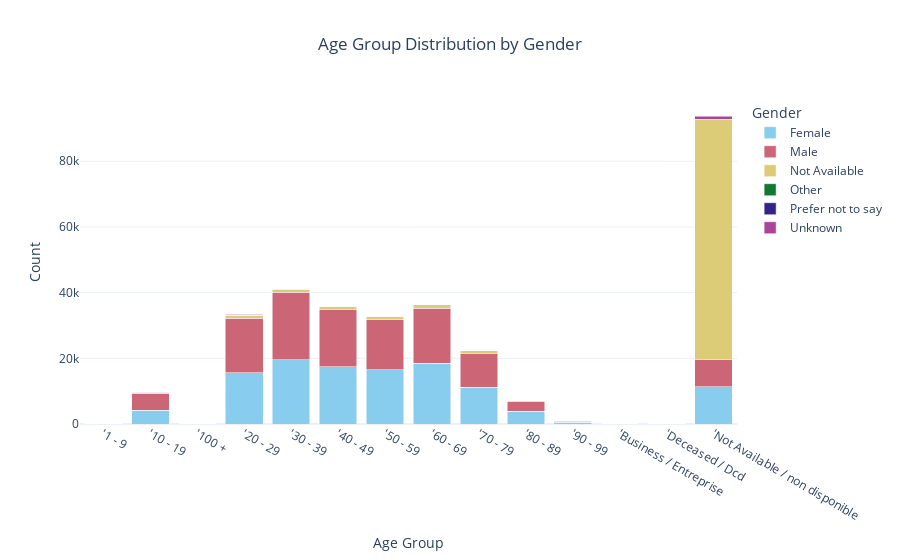

Notebook source saved alongside this figure:
### Code cell
# 5. Age Group vs Gender Distribution (Stacked Bar Chart)
age_gender_dist = pd.crosstab(df["Victim Age Range / Tranche d'ge des victimes"], df['Gender'])

fig5 = px.bar(age_gender_dist,
             title='Age Group Distribution by Gender',
             template='plotly_white',
             barmode='stack',
             color_discrete_sequence=px.colors.qualitative.Safe)

fig5.update_layout(
    title_x=0.5,
    xaxis_title='Age Group',
    yaxis_title='Count',
    showlegend=True,
    legend_title='Gender',
    plot_bgcolor='white'
)

fig5.show()

### Figure 1 — Plotly figure (JSON) as saved in the notebook; plotly's stock layout.template omitted (floating-point values rounded to 4 significant figures)
{"data": [{"hovertemplate": "Gender=Female<br>Victim Age Range / Tranche d'ge des victimes=%{x}<br>value=%{y}<extra></extra>", "legendgroup": "Female", "marker": {"color": "rgb(136, 204, 238)", "pattern": {"shape": ""}}, "name": "Female", "orientation": "v", "showlegend": true, "textposition": "auto", "type": "bar", "x": ["'1 - 9", "'10 - 19", "'100 +", "'20 - 29", "'30 - 39", "'40 - 49", "'50 - 59", "'60 - 69", "'70 - 79", "'80 - 89", "'90 - 99", "'Business / Entreprise", "'Deceased / Dcd", "'Not Available / non disponible"], "xaxis": "x", "y": [79, 4152, 23, 15679, 19505, 17372, 16529, 18510, 11259, 3822, 552, 4, 43, 11337], "yaxis": "y"}, {"hovertemplate": "Gender=Male<br>Victim Age Range / Tranche d'ge des victimes=%{x}<br>value=%{y}<extra></extra>", "legendgroup": "Male", "marker": {"color": "rgb(204, 102, 119)", "pattern": {"shape": ""}}, "name": "Male", "orientation": "v", "showlegend": true, "textposition": "auto", "type": "bar", "x": ["'1 - 9", "'10 - 19", "'100 +", "'20 - 29", "'30 - 39", "'40 - 49", "'50 - 59", "'60 - 69", "'70 - 79", "'80 - 89", "'90 - 99", "'Business / Entreprise", "'Deceased / Dcd", "'Not Available / non disponible"], "xaxis": "x", "y": [72, 5201, 31, 16485, 20562, 17512, 15422, 16662, 10320, 2896, 350, 2, 98, 8292], "yaxis": "y"}, {"hovertemplate": "Gender=Not Available<br>Victim Age Range / Tranche d'ge des victimes=%{x}<br>value=%{y}<extra></extra>", "legendgroup": "Not Available", "marker": {"color": "rgb(221, 204, 119)", "pattern": {"shape": ""}}, "name": "Not Available", "orientation": "v", "showlegend": true, "textposition": "auto", "type": "bar", "x": ["'1 - 9", "'10 - 19", "'100 +", "'20 - 29", "'30 - 39", "'40 - 49", "'50 - 59", "'60 - 69", "'70 - 79", "'80 - 89", "'90 - 99", "'Business / Entreprise", "'Deceased / Dcd", "'Not Available / non disponible"], "xaxis": "x", "y": [19, 225, 6, 925, 1012, 922, 910, 1096, 818, 388, 44, 4, 24, 73027], "yaxis": "y"}, {"hovertemplate": "Gender=Other<br>Victim Age Range / Tranche d'ge des victimes=%{x}<br>value=%{y}<extra></extra>", "legendgroup": "Other", "marker": {"color": "rgb(17, 119, 51)", "pattern": {"shape": ""}}, "name": "Other", "orientation": "v", "showlegend": true, "textposition": "auto", "type": "bar", "x": ["'1 - 9", "'10 - 19", "'100 +", "'20 - 29", "'30 - 39", "'40 - 49", "'50 - 59", "'60 - 69", "'70 - 79", "'80 - 89", "'90 - 99", "'Business / Entreprise", "'Deceased / Dcd", "'Not Available / non disponible"], "xaxis": "x", "y": [1, 12, 0, 109, 61, 21, 9, 2, 2, 4, 1, 0, 0, 29], "yaxis": "y"}, {"hovertemplate": "Gender=Prefer not to say<br>Victim Age Range / Tranche d'ge des victimes=%{x}<br>value=%{y}<extra></extra>", "legendgroup": "Prefer not to say", "marker": {"color": "rgb(51, 34, 136)", "pattern": {"shape": ""}}, "name": "Prefer not to say", "orientation": "v", "showlegend": true, "textposition": "auto", "type": "bar", "x": ["'1 - 9", "'10 - 19", "'100 +", "'20 - 29", "'30 - 39", "'40 - 49", "'50 - 59", "'60 - 69", "'70 - 79", "'80 - 89", "'90 - 99", "'Business / Entreprise", "'Deceased / Dcd", "'Not Available / non disponible"], "xaxis": "x", "y": [0, 18, 0, 99, 88, 57, 36, 38, 13, 6, 0, 0, 0, 114], "yaxis": "y"}, {"hovertemplate": "Gender=Unknown<br>Victim Age Range / Tranche d'ge des victimes=%{x}<br>value=%{y}<extra></extra>", "legendgroup": "Unknown", "marker": {"color": "rgb(170, 68, 153)", "pattern": {"shape": ""}}, "name": "Unknown", "orientation": "v", "showlegend": true, "textposition": "auto", "type": "bar", "x": ["'1 - 9", "'10 - 19", "'100 +", "'20 - 29", "'30 - 39", "'40 - 49", "'50 - 59", "'60 - 69", "'70 - 79", "'80 - 89", "'90 - 99", "'Business / Entreprise", "'Deceased / Dcd", "'Not Available / non disponible"], "xaxis": "x", "y": [2, 12, 0, 50, 27, 23, 9, 10, 5, 1, 0, 13, 0, 913], "yaxis": "y"}], "layout": {"barmode": "stack", "legend": {"title": {"text": "Gender"}, "tracegroupgap": 0}, "plot_bgcolor": "white", "showlegend": true, "title": {"text": "Age Group Distribution by Gender", "x": 0.5}, "xaxis": {"anchor": "y", "domain": [0, 1], "title": {"text": "Age Group"}}, "yaxis": {"anchor": "x", "domain": [0, 1], "title": {"text": "Count"}}}}
